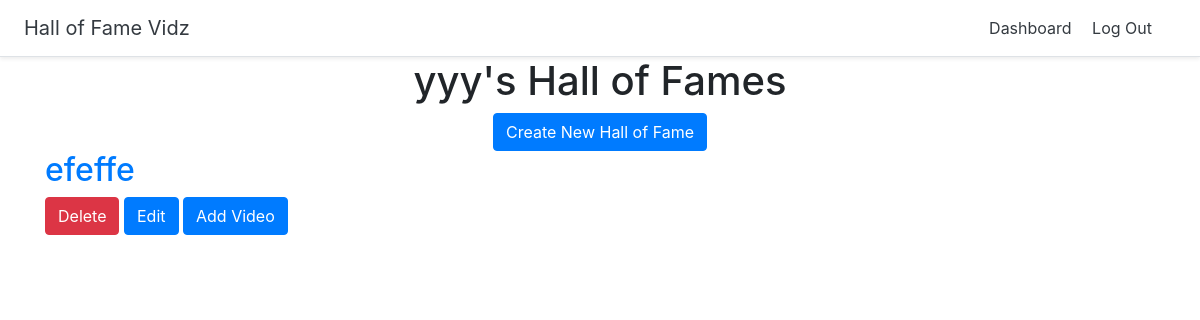
Page /dashboard (signed in) on the earlier database version.
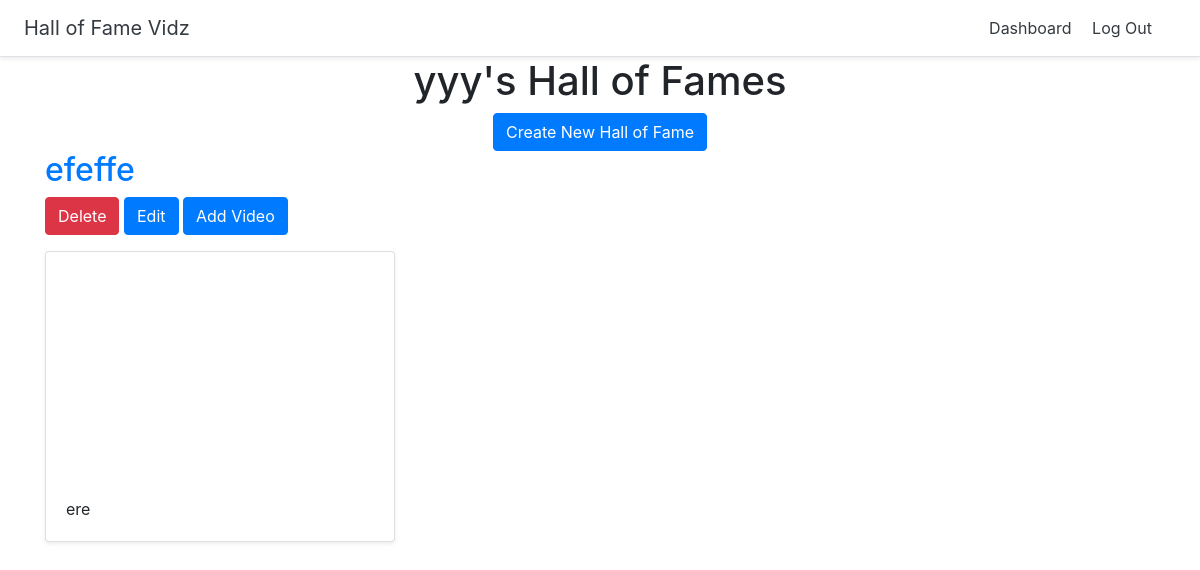
Same page on the later database version.
### halls/models.py (models this page shows)
class Hall(models.Model):
    title = models.CharField(max_length=255)
    user = models.ForeignKey(User, on_delete=models.CASCADE)

class Video(models.Model):
    title = models.CharField(max_length=255)
    url = models.URLField()
    youtube_id = models.CharField(max_length=255)
    hall = models.ForeignKey(Hall, on_delete=models.CASCADE)

### halls/views.py (the view)
# urls.py: path('dashboard', views.dashboard, name='dashboard'),
def dashboard(request):
    halls = Hall.objects.filter(user=request.user)
    return render(request, 'halls/dashboard.html', {'halls':halls})

### halls/templates/halls/dashboard.html
{% extends 'halls/base.html' %}
{% block content %}
<div class="container">
  <div class="text-center">
    <h1>{{ user.username }}'s Hall of Fames</h1>
    <a href="{% url 'create_hall' %}" class="btn btn-primary">Create New Hall of Fame</a>
  </div>
    {% for hall in halls %}
<h2><a href="{% url 'detail_hall' hall.id %}">{{ hall.title }}</a></h2>
<a href="{% url 'delete_hall' hall.id %}" class="btn btn-danger">Delete</a>
<a href="{% url 'update_hall' hall.id %}" class="btn btn-primary">Edit</a>
<a href="{% url 'add_video' hall.id %}" class="btn btn-primary">Add Video</a>
    <div class="row">
      {% for video in hall.video_set.all %}
      <div class="col-md-4 mt-3">
        <div class="card mb-4 shadow-sm">
          <iframe width="100%" height="225" src="https://www.youtube.com/embed/{{ video.youtube_id }}" frameborder="0" allow="accelerometer; autoplay; encrypted-media; gyroscope; picture-in-picture" allowfullscreen></iframe>
          <div class="card-body">
            <p class="card-text">{{ video.title }}</p>
          </div>
        </div>
      </div>
      {% endfor %}
      </div>
    {% endfor %}
</div>
{% endblock %}

Differences in the rows shown:
added Video: title "ere"
